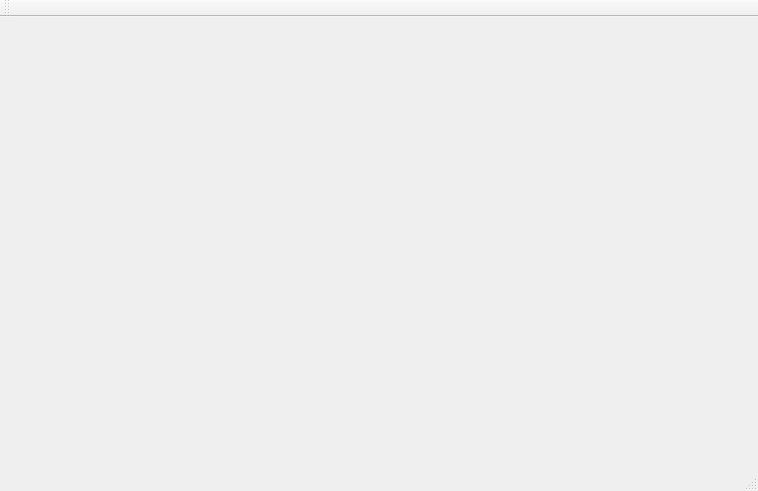
<?xml version="1.0" encoding="UTF-8"?>
<ui version="4.0">
 <class>MainWindow</class>
 <widget class="QMainWindow" name="MainWindow">
  <property name="geometry">
   <rect>
    <x>0</x>
    <y>0</y>
    <width>758</width>
    <height>491</height>
   </rect>
  </property>
  <property name="windowTitle">
   <string>MainWindow</string>
  </property>
  <widget class="QWidget" name="centralWidget"/>
  <widget class="QMenuBar" name="menuBar">
   <property name="geometry">
    <rect>
     <x>0</x>
     <y>0</y>
     <width>758</width>
     <height>21</height>
    </rect>
   </property>
  </widget>
  <widget class="QToolBar" name="mainToolBar">
   <attribute name="toolBarArea">
    <enum>TopToolBarArea</enum>
   </attribute>
   <attribute name="toolBarBreak">
    <bool>false</bool>
   </attribute>
  </widget>
  <widget class="QStatusBar" name="statusBar"/>
 </widget>
 <layoutdefault spacing="6" margin="11"/>
 <resources/>
 <connections/>
</ui>
